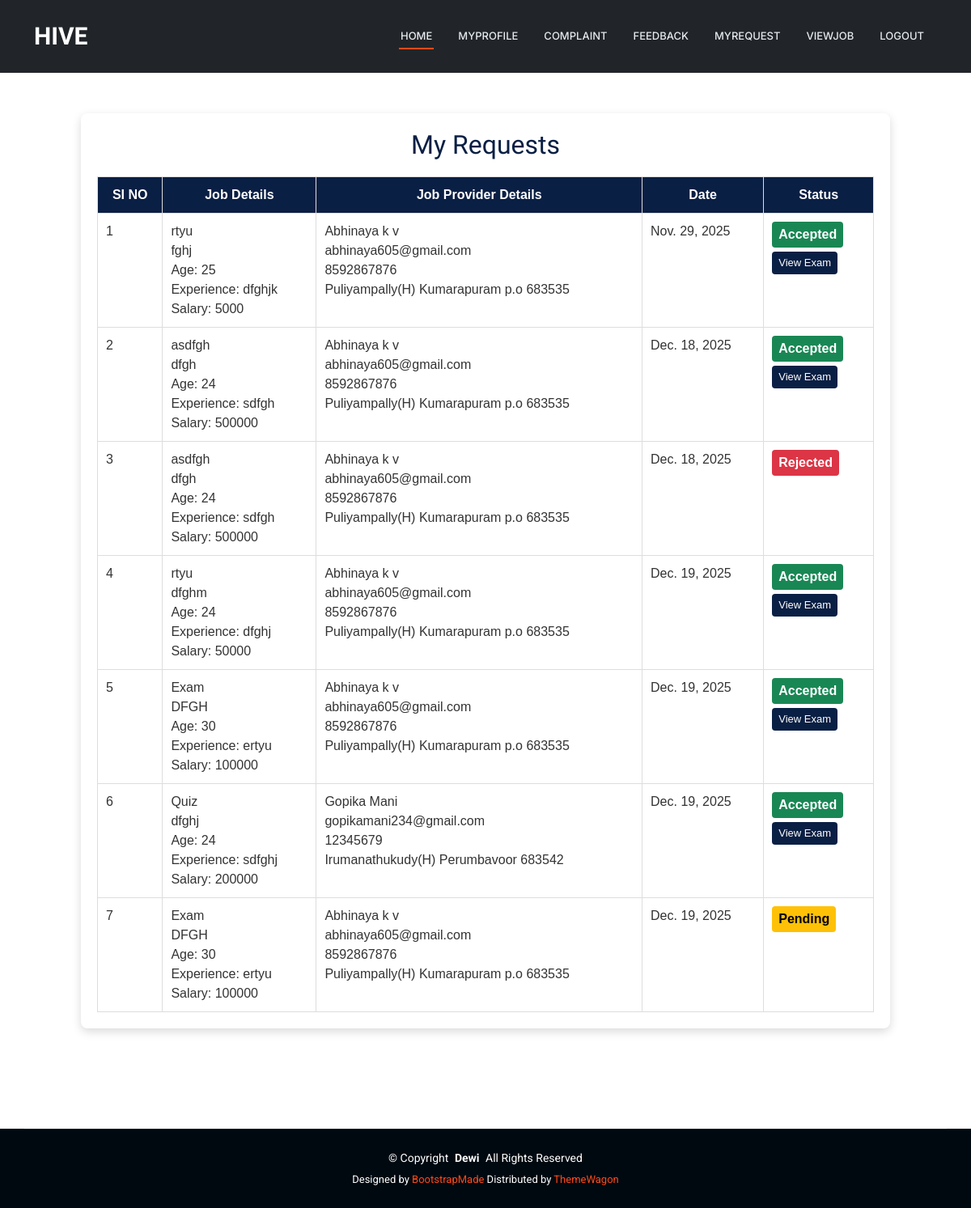
/User/MyRequest/ (signed in), run on an earlier commit of the app's database.
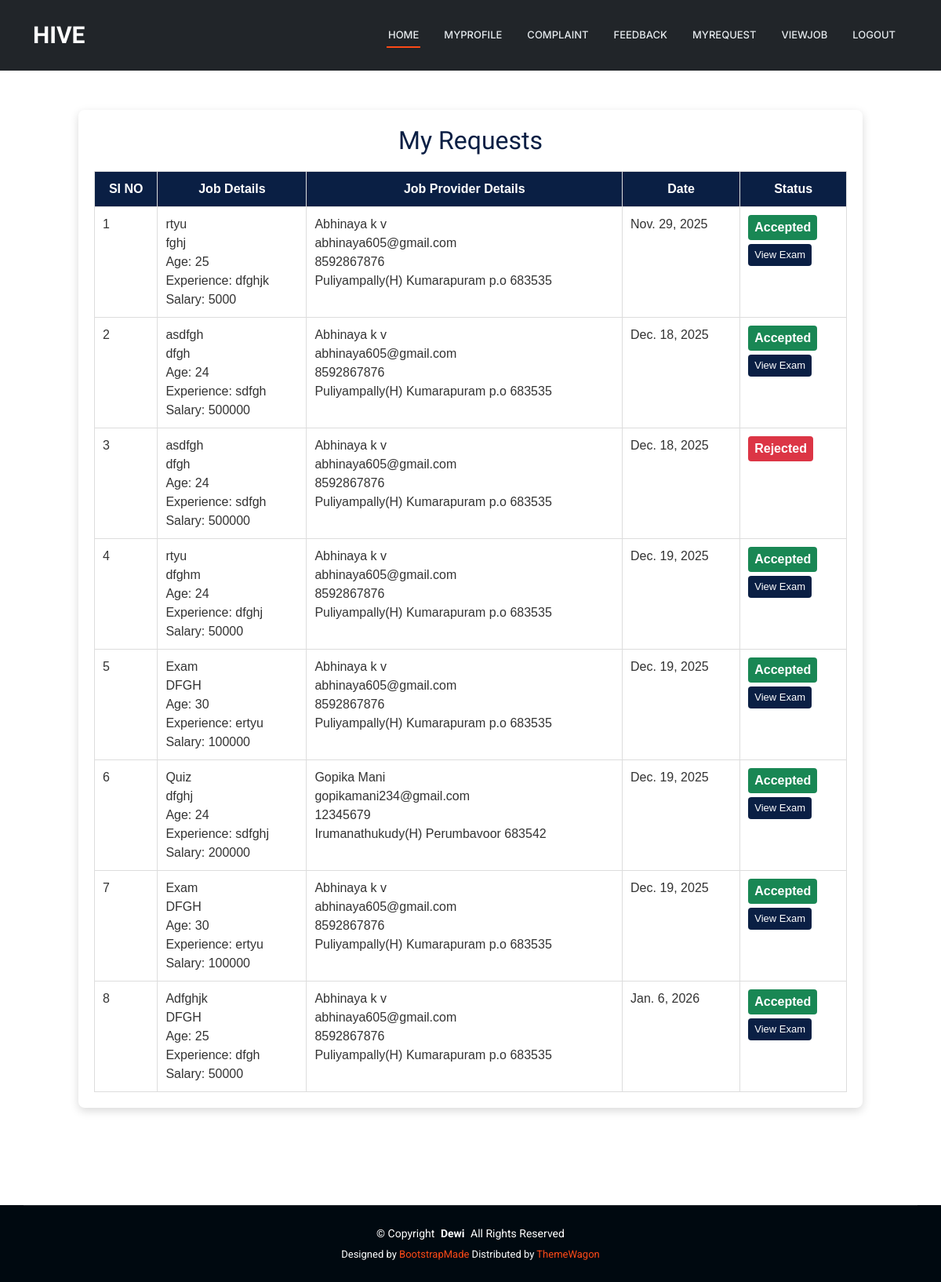
And on a later commit of the database.
### User/models.py (models this page shows)
class tbl_request(models.Model):
    request_date=models.DateField(auto_now_add=True)
    request_status=models.IntegerField(default=0)
    request_file=models.FileField(upload_to="Assets/RequestDocs/")
    job_id=models.ForeignKey(tbl_job,on_delete=models.CASCADE)
    user_id=models.ForeignKey(tbl_user,on_delete=models.CASCADE)

### JobProvider/models.py (models this page shows)
class tbl_job(models.Model):
    job_title=models.CharField(max_length=50)
    job_content=models.CharField(max_length=50)
    job_requriedage=models.CharField(max_length=50)
    job_experience=models.CharField(max_length=50)
    job_salary=models.CharField(max_length=50)
    job_lastdate=models.DateField()
    job_date=models.DateField(auto_now_add=True)
    job_status=models.IntegerField(default=0)
    jobprovider_id=models.ForeignKey(tbl_jobprovider,on_delete=models.CASCADE)
    jobcategory_id=models.ForeignKey(tbl_jobcategory,on_delete=models.CASCADE)
    jobtype_id=models.ForeignKey(tbl_jobtype,on_delete=models.CASCADE)

### Guest/models.py (models this page shows)
class tbl_jobprovider(models.Model):
   jobprovider_name = models.CharField(max_length=50)
   jobprovider_email = models.CharField(max_length=50)
   jobprovider_contact = models.CharField(max_length=50)
   jobprovider_address = models.CharField(max_length=100)
   jobprovider_photo = models.FileField(upload_to="Assets/JobProviderDocs/")
   jobprovider_proof = models.FileField(upload_to="Assets/JobProviderDocs/")
   jobprovider_status = models.IntegerField(default=0)
   jobprovider_doj = models.DateField(auto_now_add=True)
   jobprovider_password = models.CharField(max_length=50)
   place = models.ForeignKey(tbl_place,on_delete=models.CASCADE)

### User/views.py (the view)
# urls.py: path('MyRequest/',views.MyRequest,name="MyRequest"),
def MyRequest(request):
    reqdata = tbl_request.objects.filter(user_id=request.session['uid'])
    return render(request,"User/MyRequest.html",{"reqdata":reqdata})

### User/Templates/User/MyRequest.html (shortened to what this page needs)
{% extends 'User/Header.html' %}
{% block content %}
<head>
</head>
<div class="myrequest-wrapper">
    <div class="myrequest-card">
        <h2>My Requests</h2>
        <table class="myrequest-table">
            <tr>
                <th>SI NO</th>
                <th>Job Details</th>
                <th>Job Provider Details</th>
                <th>Date</th>
                <th>Status</th>
            </tr>
            {% for i in reqdata %}
            <tr>
                <td>{{ forloop.counter }}</td>
                <td>
                    {{ i.job_id.job_title }}<br>
                    {{ i.job_id.job_content }}<br>
                    Age: {{ i.job_id.job_requriedage }}<br>
                    Experience: {{ i.job_id.job_experience }}<br>
                    Salary: {{ i.job_id.job_salary }}
                </td>
                <td>
                    {{ i.job_id.jobprovider_id.jobprovider_name }}<br>
                    {{ i.job_id.jobprovider_id.jobprovider_email }}<br>
                    {{ i.job_id.jobprovider_id.jobprovider_contact }}<br>
                    {{ i.job_id.jobprovider_id.jobprovider_address }}
                </td>
                <td>{{ i.job_id.job_date }}</td>
                <td>
                    {% if i.request_status == 0 %}
                        <span class="status status-pending">Pending</span>
                    {% elif i.request_status == 1 %}
                        <span class="status status-accepted">Accepted</span><br>
                        <a href="{% url 'User:ViewExam' i.job_id.id %}" class="view-exam-btn">View Exam</a>
                    {% elif i.request_status == 2 %}
                        <span class="status status-rejected">Rejected</span>
                    {% endif %}
                </td>
            </tr>
            {% endfor %}
        </table>
    </div>
</div>
{% endblock %}

What changed in the data, as far as the page shows it:
changed tbl_request (number 7 of 8 on the later page): request_status "Pending" → "Accepted View Exam"
added tbl_request: job_id.job_title "Adfghjk", job_id.job_content "DFGH", job_id.job_requriedage "25", job_id.job_experience "dfgh", job_id.job_salary "50000", job_id.jobprovider_id.jobprovider_name "Abhinaya k v", job_id.jobprovider_id.jobprovider_email "abhinaya605@gmail.com", job_id.jobprovider_id.jobprovider_contact "8592867876", job_id.jobprovider_id.jobprovider_address "Puliyampally(H) Kumarapuram p.o 683535", job_id.job_date "Jan. 6, 2026", request_status "Accepted"
